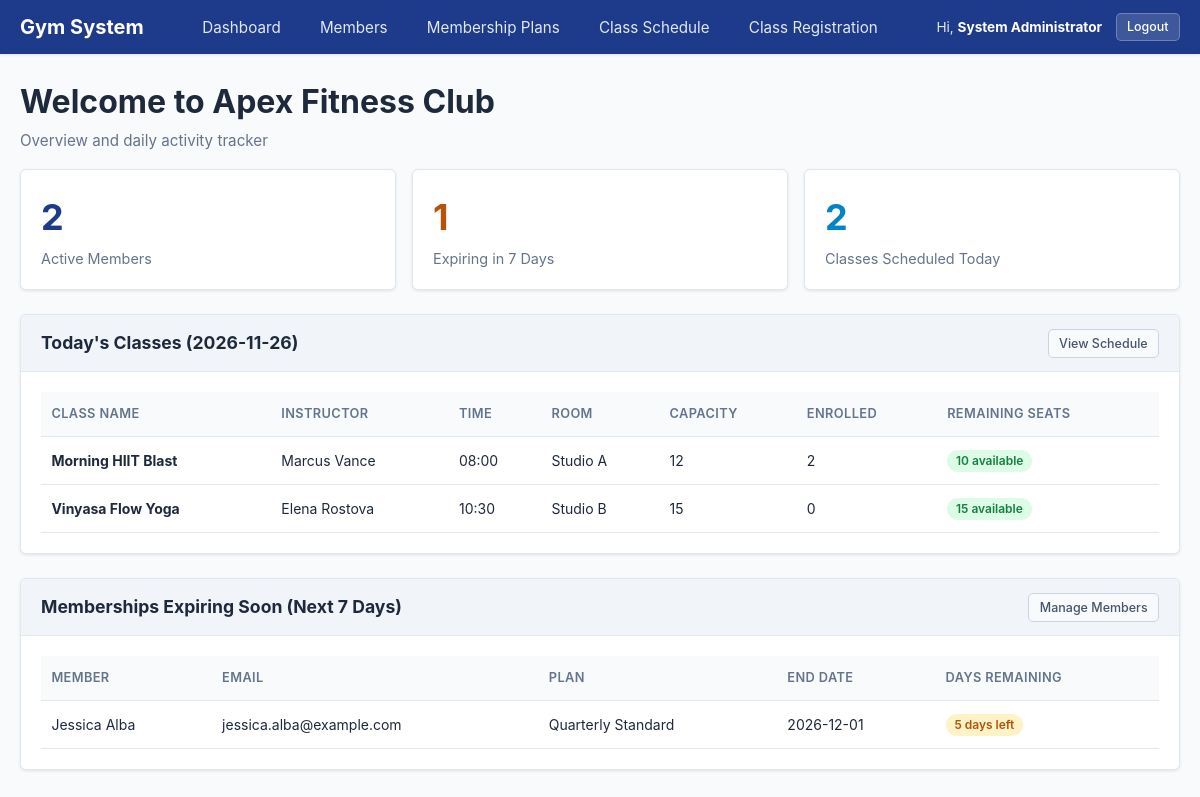
/pages/dashboard.php (signed in), run on the app's committed database.
### tables this page shows
CREATE TABLE IF NOT EXISTS `classes` (
    `id` INT AUTO_INCREMENT PRIMARY KEY,
    `class_name` VARCHAR(100) NOT NULL,
    `instructor_id` INT NOT NULL,
    `class_date` DATE NOT NULL,
    `start_time` TIME NOT NULL,
    `capacity` INT NOT NULL,
    `room` VARCHAR(50) NOT NULL,
    `created_at` TIMESTAMP DEFAULT CURRENT_TIMESTAMP,
    CONSTRAINT `fk_classes_instructor` FOREIGN KEY (`instructor_id`) REFERENCES `instructors` (`id`) ON DELETE RESTRICT
);

CREATE TABLE IF NOT EXISTS `instructors` (
    `id` INT AUTO_INCREMENT PRIMARY KEY,
    `full_name` VARCHAR(100) NOT NULL,
    `email` VARCHAR(100) NOT NULL,
    `created_at` TIMESTAMP DEFAULT CURRENT_TIMESTAMP
);

CREATE TABLE IF NOT EXISTS `memberships` (
    `id` INT AUTO_INCREMENT PRIMARY KEY,
    `member_id` INT NOT NULL,
    `plan_id` INT NOT NULL,
    `start_date` DATE NOT NULL,
    `end_date` DATE NOT NULL,
    `status` VARCHAR(20) NOT NULL DEFAULT 'Active',
    `created_at` TIMESTAMP DEFAULT CURRENT_TIMESTAMP,
    CONSTRAINT `fk_memberships_member` FOREIGN KEY (`member_id`) REFERENCES `members` (`id`) ON DELETE CASCADE,
    CONSTRAINT `fk_memberships_plan` FOREIGN KEY (`plan_id`) REFERENCES `membership_plans` (`id`) ON DELETE RESTRICT
);

CREATE TABLE IF NOT EXISTS `members` (
    `id` INT AUTO_INCREMENT PRIMARY KEY,
    `first_name` VARCHAR(50) NOT NULL,
    `last_name` VARCHAR(50) NOT NULL,
    `email` VARCHAR(100) NOT NULL UNIQUE,
    `phone` VARCHAR(20) NOT NULL,
    `date_of_birth` DATE NOT NULL,
    `status_id` INT NOT NULL,
    `joined_on` DATE NOT NULL,
    `created_at` TIMESTAMP DEFAULT CURRENT_TIMESTAMP,
    CONSTRAINT `fk_members_status` FOREIGN KEY (`status_id`) REFERENCES `member_statuses` (`id`) ON UPDATE CASCADE ON DELETE RESTRICT
);

CREATE TABLE IF NOT EXISTS `membership_plans` (
    `id` INT AUTO_INCREMENT PRIMARY KEY,
    `plan_name` VARCHAR(100) NOT NULL,
    `duration_days` INT NOT NULL,
    `price` DECIMAL(10, 2) NOT NULL,
    `created_at` TIMESTAMP DEFAULT CURRENT_TIMESTAMP
);

### includes/functions.php (called while the page is built, shortened)
<?php
function escape($value) {
    return htmlspecialchars((string)$value, ENT_QUOTES, 'UTF-8');
}

### models/member.php (called while the page is built, shortened)
<?php
class Member {
    private $db_connection;
    public function __construct($db_connection) {
        $this->db_connection = $db_connection;
    }
    public function getActiveCount() {
        $sql_query = "
            SELECT COUNT(*) AS total
            FROM members m
            JOIN member_statuses s ON m.status_id = s.id
            WHERE s.status_name = 'Active'
        ";
        $statement = $this->db_connection->prepare($sql_query);
        $statement->execute();
        $row = $statement->fetch();
        return $row ? (int)$row['total'] : 0;
    }
}

### models/membership.php (called while the page is built, shortened)
<?php
class Membership {
    private $db_connection;
    public function __construct($db_connection) {
        $this->db_connection = $db_connection;
    }
    public function getExpiringSoon($days_threshold = 7) {
        $sql_query = "
            SELECT ms.*, m.first_name, m.last_name, m.email, m.phone, p.plan_name,
                   DATEDIFF(ms.end_date, CURDATE()) AS days_remaining
            FROM memberships ms
            JOIN members m ON ms.member_id = m.id
            JOIN membership_plans p ON ms.plan_id = p.id
            WHERE ms.status = 'Active'
              AND ms.end_date >= CURDATE()
              AND ms.end_date <= DATE_ADD(CURDATE(), INTERVAL :days DAY)
            ORDER BY ms.end_date ASC
        ";
        $statement = $this->db_connection->prepare($sql_query);
        $statement->bindValue(':days', (int)$days_threshold, PDO::PARAM_INT);
        $statement->execute();
        return $statement->fetchAll();
    }
    public function syncExpiredMemberships() {
        $this->db_connection->query("
            UPDATE memberships
            SET status = 'Expired'
            WHERE status = 'Active' AND end_date < CURDATE()
        ");
        $this->db_connection->query("
            UPDATE members m
            JOIN (
                SELECT member_id, MAX(end_date) AS max_end
                FROM memberships
                GROUP BY member_id
            ) latest_ms ON m.id = latest_ms.member_id
            SET m.status_id = 2
            WHERE latest_ms.max_end < CURDATE() AND m.status_id = 1
        ");
    }
}

### models/gym_class.php (called while the page is built, shortened)
<?php
class GymClass {
    private $db_connection;
    public function __construct($db_connection) {
        $this->db_connection = $db_connection;
    }
    public function getTodayClasses() {
        $sql_query = "
            SELECT c.*, i.full_name AS instructor_name,
                   COUNT(r.id) AS registered_count,
                   (c.capacity - COUNT(r.id)) AS seats_remaining
            FROM classes c
            JOIN instructors i ON c.instructor_id = i.id
            LEFT JOIN registrations r ON c.id = r.class_id
            WHERE c.class_date = CURDATE()
            GROUP BY c.id
            ORDER BY c.start_time ASC
        ";
        $statement = $this->db_connection->prepare($sql_query);
        $statement->execute();
        return $statement->fetchAll();
    }
}

### pages/dashboard.php (the view, shortened to what this page needs)
<?php
require_once __DIR__ . '/../includes/header.php';
require_once __DIR__ . '/../models/member.php';
require_once __DIR__ . '/../models/membership.php';
require_once __DIR__ . '/../models/gym_class.php';
$pdo_connection = getDbConnection();
$member_model = new Member($pdo_connection);
$membership_model = new Membership($pdo_connection);
$class_model = new GymClass($pdo_connection);
$membership_model->syncExpiredMemberships();
$active_members_count = $member_model->getActiveCount();
$expiring_memberships = $membership_model->getExpiringSoon(7);
$today_classes = $class_model->getTodayClasses();
$gym_title = 'Apex Fitness Club';
?>
<div class="dashboard-header">
    <h1>Welcome to <?php echo escape($gym_title); ?></h1>
    <p class="subtitle">Overview and daily activity tracker</p>
</div>
<div class="stats-grid">
    <div class="stat-card">
        <div class="stat-number"><?php echo escape($active_members_count); ?></div>
        <div class="stat-label">Active Members</div>
    </div>
    <div class="stat-card stat-warning">
        <div class="stat-number"><?php echo count($expiring_memberships); ?></div>
        <div class="stat-label">Expiring in 7 Days</div>
    </div>
    <div class="stat-card stat-info">
        <div class="stat-number"><?php echo count($today_classes); ?></div>
        <div class="stat-label">Classes Scheduled Today</div>
    </div>
</div>
<div class="dashboard-sections">
    <section class="card mb-4">
        <div class="card-header">
            <h2>Today's Classes (<?php echo date('Y-m-d'); ?>)</h2>
            <a href="<?php echo escape(BASE_URL); ?>/pages/schedule.php" class="btn btn-sm btn-secondary">View Schedule</a>
        </div>
        <div class="card-body">
            <?php if (empty($today_classes)): ?>
                <p class="text-muted">No classes scheduled for today.</p>
            <?php else: ?>
                <table class="data-table">
                    <thead>
                        <tr>
                            <th>Class Name</th>
                            <th>Instructor</th>
                            <th>Time</th>
                            <th>Room</th>
                            <th>Capacity</th>
                            <th>Enrolled</th>
                            <th>Remaining Seats</th>
                        </tr>
                    </thead>
                    <tbody>
                        <?php foreach ($today_classes as $class_row): ?>
                            <tr>
                                <td><strong><?php echo escape($class_row['class_name']); ?></strong></td>
                                <td><?php echo escape($class_row['instructor_name']); ?></td>
                                <td><?php echo escape(substr($class_row['start_time'], 0, 5)); ?></td>
                                <td><?php echo escape($class_row['room']); ?></td>
                                <td><?php echo escape($class_row['capacity']); ?></td>
                                <td><?php echo escape($class_row['registered_count']); ?></td>
                                <td>
                                    <span class="badge <?php echo $class_row['seats_remaining'] > 0 ? 'badge-success' : 'badge-danger'; ?>">
                                        <?php echo escape($class_row['seats_remaining']); ?> available
                                    </span>
                                </td>
                            </tr>
                        <?php endforeach; ?>
                    </tbody>
                </table>
            <?php endif; ?>
        </div>
    </section>
    <section class="card">
        <div class="card-header">
            <h2>Memberships Expiring Soon (Next 7 Days)</h2>
            <a href="<?php echo escape(BASE_URL); ?>/pages/members.php" class="btn btn-sm btn-secondary">Manage Members</a>
        </div>
        <div class="card-body">
            <?php if (empty($expiring_memberships)): ?>
                <p class="text-muted">No memberships are expiring within the next 7 days.</p>
            <?php else: ?>
                <table class="data-table">
                    <thead>
                        <tr>
                            <th>Member</th>
                            <th>Email</th>
                            <th>Plan</th>
                            <th>End Date</th>
                            <th>Days Remaining</th>
                        </tr>
                    </thead>
                    <tbody>
                        <?php foreach ($expiring_memberships as $membership_row): ?>
                            <tr>
                                <td><?php echo escape($membership_row['first_name'] . ' ' . $membership_row['last_name']); ?></td>
                                <td><?php echo escape($membership_row['email']); ?></td>
                                <td><?php echo escape($membership_row['plan_name']); ?></td>
                                <td><?php echo escape($membership_row['end_date']); ?></td>
                                <td>
                                    <span class="badge badge-warning">
                                        <?php echo escape($membership_row['days_remaining']); ?> days left
                                    </span>
                                </td>
                            </tr>
                        <?php endforeach; ?>
                    </tbody>
                </table>
            <?php endif; ?>
        </div>
    </section>
</div>
<?php require_once __DIR__ . '/../includes/footer.php'; ?>

### data on the page
classes: class_name "Morning HIIT Blast", instructor.full_name "Marcus Vance", start_time "08:00", room "Studio A", capacity "12", registered_count "2", seats_remaining "10"
classes: class_name "Vinyasa Flow Yoga", instructor.full_name "Elena Rostova", start_time "10:30", room "Studio B", capacity "15", registered_count "0", seats_remaining "15"
memberships: member.last_name "Jessica Alba", member.email "jessica.alba@example.com", plan.plan_name "Quarterly Standard", end_date "2026-12-01", days_remaining "5"

### other printed values
$current_user['name'] "System Administrator"
$gym_title "Apex Fitness Club"
$active_members_count "2"
count($expiring_memberships) "1"
count($today_classes) "2"
